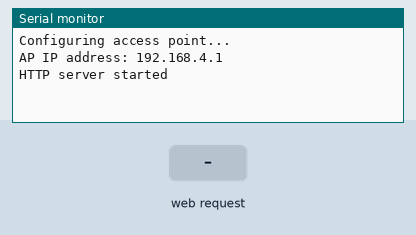
A sketch run on a simulated ESP8266 (NodeMCU). Shown: the last lines printed to the serial monitor. Inputs (shaded band) come from the test bench.

Above: at 2.2 s.
2.3 s: HTTP request GET /?cmd=1 received
At 3.7 s:
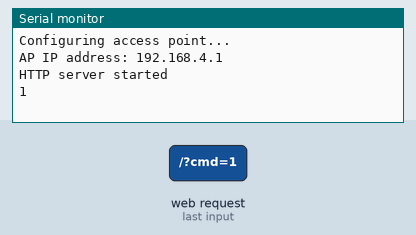
4.0 s: HTTP request GET /?cmd=0 received
At 4.8 s:
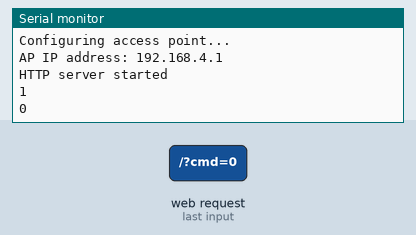

The sketch:

esp_01_Code.ino
```cpp
#include <ESP8266WiFi.h>
#include <WiFiClient.h>
#include <ESP8266WebServer.h>

// Define default AP credentials if not already defined
#ifndef APSSID
#define APSSID "ESPap"
#define APPSK ""
#endif

const char* ssid = APSSID;
const char* password = APPSK;

ESP8266WebServer server(80);

void handleRoot() {

  if (server.hasArg("cmd")) {
    String cmd = server.arg("cmd");

    Serial.println(cmd);

    server.send(200, "text/html",
      "<h1>Command received: " + cmd + "</h1>");
  }
  else {
    server.send(200, "text/html",
      "<h1>No command sent</h1>");
  }
}

void setup() {
    Serial.begin(9600);
    delay(1000);
    Serial.println("\nConfiguring access point...");

    WiFi.softAP(ssid, password);

    IPAddress myIP = WiFi.softAPIP();
    Serial.print("AP IP address: ");
    Serial.println(myIP);

    server.on("/", handleRoot);

    server.begin();
    Serial.println("HTTP server started");
}

void loop() {
    server.handleClient();
    delay(500);
}
```

Measured:
- after the input at 2.3 s, the serial monitor: prints a new line after 0.22 s (image 1)
- after the input at 4.0 s, the serial monitor: prints a new line at once (image 2)
